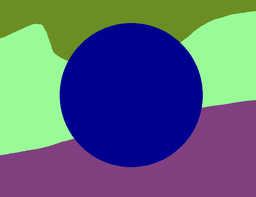
#> input picture wiou_v1.0/dataset/d1/gt.png, 256 x 197 px, shrunk from 712 x 547 before the run
$ jupyter execute --allow-errors evaluation_iou.ipynb
#> lines starting #> are read from the running program, lines starting #| are printed output that depends on the picture; after the words box and inside, x2 and y2 are one past the last pixel; in counts of white or black regions, pixels touching at a corner belong together; long printed decimals are rounded
#> further down, gt_img is the input picture: shape (197, 256, 3); mean B, G, R 124.2, 101.7, 89.7
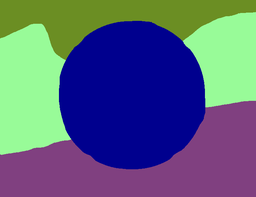
#> input picture wiou_v1.0/dataset/d1_test/dilate0.png, 256 x 197 px, shrunk from 712 x 547 before the run
#> further down, t_img is the input picture: shape (197, 256, 3); mean B, G, R 124.9, 98.5, 86.9
[cell 1]
### evaluation IoU

import cv2
import numpy as np
from matplotlib import pyplot as plt
import math
import os

[cell 2]
# labels

label_dic = {
    "Road": [128, 64, 128],
    "Sidewalk": [232, 35, 244],
    "Building": [70, 70, 70],
    "Wall": [156, 102, 102],
    "Fence": [153, 153, 190],
    "Pole": [153, 153, 153],
    "Traffic Light": [30, 170, 250],
    "Traffic Sign": [0, 220, 220],
    "Vegetation": [35, 142, 107],
    "Terrain": [152, 251, 152],
    "Sky": [180, 130, 70],
    "Parking": [160, 170, 250],
    "Person": [60, 20, 220],
    "Rider": [0, 0, 255],
    "Car": [142, 0, 0],
    "Truck": [70, 0, 0],
    "Bus": [100, 60, 0],
    "Train": [100, 80, 0],
    "Motorcycle": [230, 0, 0],
    "Bicycle": [32, 11, 119]
}

[cell 3]
def IoU_evaluation(label_dic, gt_img, t_img):

    img_H = gt_img.shape[0]
#> img_H = 197
    img_W = gt_img.shape[1]
#> img_W = 256

    iou_stack = []
    for key_idx in label_dic.keys():

        GT = 0
        TP = 0
        FP = 0
        IoU = 0

        gt_map   = np.zeros((img_H,img_W,1))
        test_map = np.zeros((img_H,img_W,1))

        gt_idx   = gt_img == label_dic[key_idx]
        test_idx = t_img  == label_dic[key_idx]

        gt_map[gt_idx[:,:,0]] = 1
        test_map[test_idx[:,:,0]] = 1


        for i in range(gt_map.shape[0]):
            for j in range(gt_map.shape[1]):

                if gt_map[i,j] == 1:
                    GT += 1

                if gt_map[i,j] == 1 and test_map[i,j] == 1:
                    TP += 1

                elif gt_map[i,j] == 0 and test_map[i,j] == 1:
                    FP += 1


        if GT == 0:
            pass
            #print('no label')

        else:
            IoU = TP/(GT+FP)
            iou_stack.append(IoU)
#> this loop made 20 passes
#> pass 1, in IoU_evaluation, `gt_idx   = gt_img == label_dic[key_idx]`:
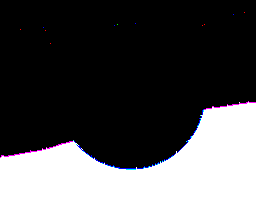
#> gt_idx: shape (197, 256, 3) bool; mean B, G, R 0.271, 0.266, 0.268
#> after the loop:
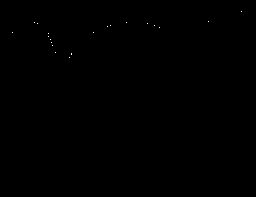
#> gt_map: shape (197, 256, 1) float64; values 0 (black) and 1 (white), 0.04% white in thin lines or dots, all inside (x1, y1, x2, y2) = (12, 11, 242, 58)
#> after the loop: test_map: shape (197, 256, 1) float64; values 0 (black) and 1 (white), 0.05% white in thin lines or dots, all inside (x1, y1, x2, y2) = (45, 11, 246, 58)
#> after the loop, iou_stack = [0.959, 0.286, 0.0909, 0.0836, 0.0836, 0.0222, 0.939, 0.96, 0.176, 0, 0.932, 0.286, 0, 0, 0.0444]


    meaniou = sum(iou_stack)/len(iou_stack)
#> meaniou = 0.324
#| 0.3242

    return meaniou

[cell 4]
## evaluate IOU

data_path = 'dataset'
gt_path = ['d1','d2','d3']

#> (the rest of this cell did not finish here and is left out)
